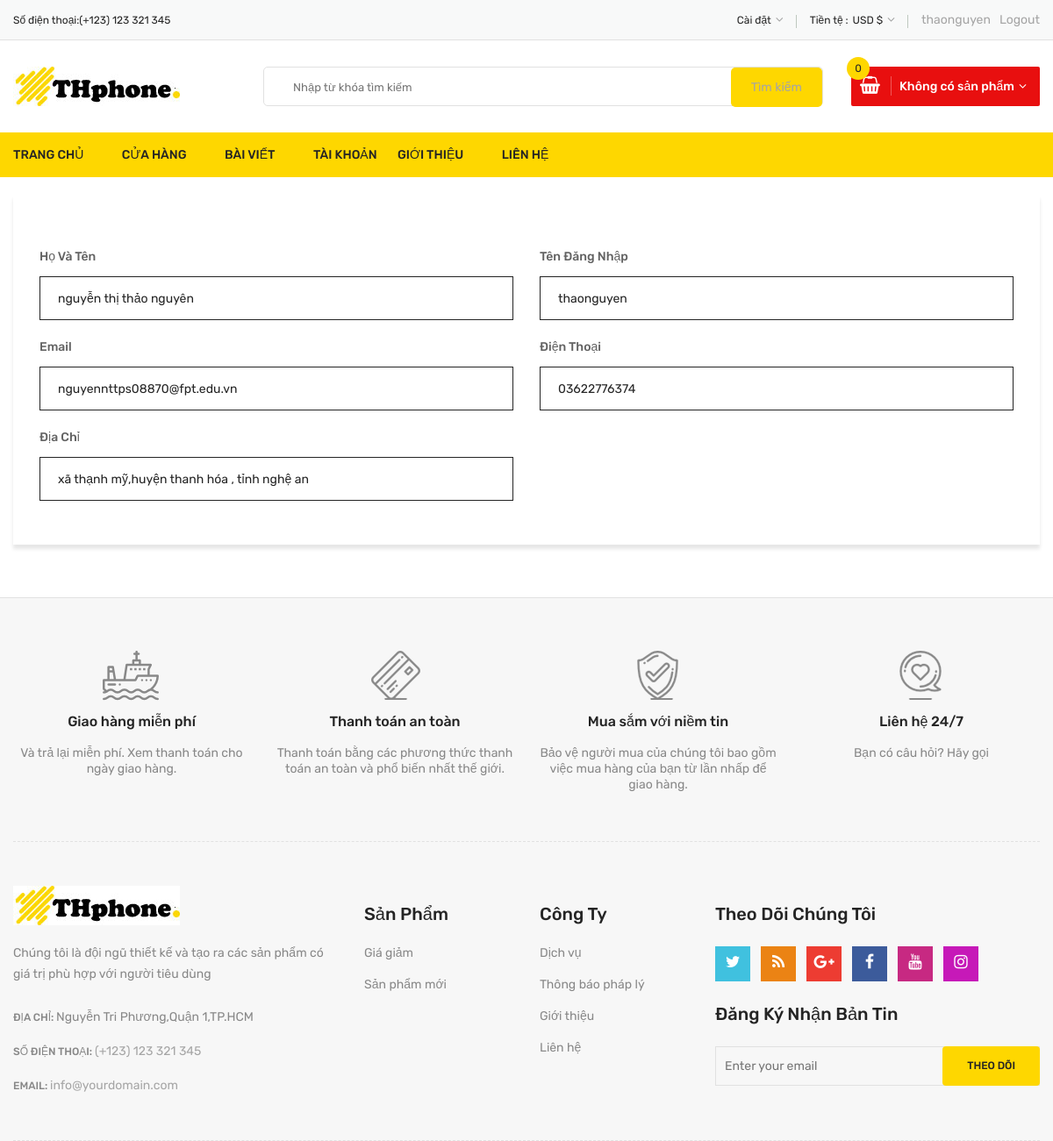
/index.php?act=thongtinuser (signed in), run on the app's committed database.
### tables this page shows
CREATE TABLE `khachhang` (
  `idnd` int(11) NOT NULL,
  `tennd` varchar(255) NOT NULL,
  `username` varchar(50) NOT NULL,
  `password` varchar(50) NOT NULL,
  `email` varchar(255) NOT NULL,
  `dienthoai` varchar(11) NOT NULL,
  `diachi` varchar(255) NOT NULL,
  `phanquyen` int(1) NOT NULL DEFAULT '0'
);

### model/connect.php (called while the page is built, shortened)
<?php
  class Config
  {
    function __construct()
    {
      $this->servername = "localhost";
      $this->username = "root";
      $this->password = "";
      $this->dbname = "thphone-mas";
      $this->charset = "utf8";
      try {
        $dsn = "mysql:host=".$this->servername.";dbname=".$this->dbname.";charset=".$this->charset;
        $conn = new PDO($dsn,$this->username,$this->password);
        $conn->setAttribute(PDO::ATTR_ERRMODE, PDO::ERRMODE_EXCEPTION);
        return $conn;
      } catch (PDOException $e) {
        echo "Connect fail".$e->getMessage();
      }
    }
}
class ThaoTac extends Config
{
  function pdo_query_one($sql){
      $sql_args = array_slice(func_get_args(), 1);
      try{
          $conn = parent::__construct();
          $stmt = $conn->prepare($sql);
          $stmt->execute($sql_args);
          $row = $stmt->fetch(PDO::FETCH_ASSOC);
          return $row;
      }
      catch(PDOException $e){
          throw $e;
      }
      finally{
          unset($conn);
      }
  }
}
 ?>

### model/khachhang.php (called while the page is built, shortened)
<?php
class Khachhang extends ThaoTac {
 function getKh($id) {
  $sql = "Select * from khachhang where idnd=$id ";
  $stmt = parent::pdo_query_one($sql, $id);
  return $stmt;
 }
}
?>

### view/layout/thongtinuser.php (the view, shortened to what this page needs)
<div class="page-section mb-60">
    <div class="container">
        <div class="row">
            <div class="col-md-12">
                <form action="?act=register&register=1" method="post">
                    <div class="login-form">
                        <div class="row">
                            <div class="col-md-6 mb-20 ">
                                <label>Họ và tên</label>
                                <div class="bader" style="height: 50px;border: 1px solid;line-height: 50px;padding-left: 20px;">
                                <?=$dskh['tennd'];?>
                                </div>
                            </div>
                            <div class="col-md-6 mb-20 ">
                                <label>Tên đăng nhập</label>
                                <div class="bader" style="height: 50px;border: 1px solid;line-height: 50px;padding-left: 20px;">
                                <?=$dskh['username'];?>
                                </div>
                            </div>
                            <div class="col-md-6 mb-20">
                                <label>Email </label>
                                <div class="bader" style="height: 50px;border: 1px solid;line-height: 50px;padding-left: 20px;">
                                <?=$dskh['email'];?>
                                </div>
                            </div>
                            <div class="col-md-6 mb-20">
                                <label>Điện thoại </label>
                                <div class="bader" style="height: 50px;border: 1px solid;line-height: 50px;padding-left: 20px;">
                                    <?=$dskh['dienthoai'];?>
                                </div>
                            </div>
                            <div class="col-md-6 mb-20">
                                <label>Địa chỉ </label>
                                <div class="bader" style="height: 50px;border: 1px solid;line-height: 50px;padding-left: 20px;">
                                    <?=$dskh['diachi'];?>
                                </div>
                            </div>
                        </div>
                    </div>
                </form>
            </div>
        </div>
    </div>
</div>

### data on the page
khachhang: tennd "nguyễn thị thảo nguyên", username "thaonguyen", email "nguyennttps08870@fpt.edu.vn", dienthoai "03622776374", diachi "xã thạnh mỹ,huyện thanh hóa , tỉnh nghệ an"

### other printed values
$_SESSION['username'] "thaonguyen"
